Frame 1 (no input): blank canvas, image omitted
Frame 60 (no input): blank canvas, image omitted
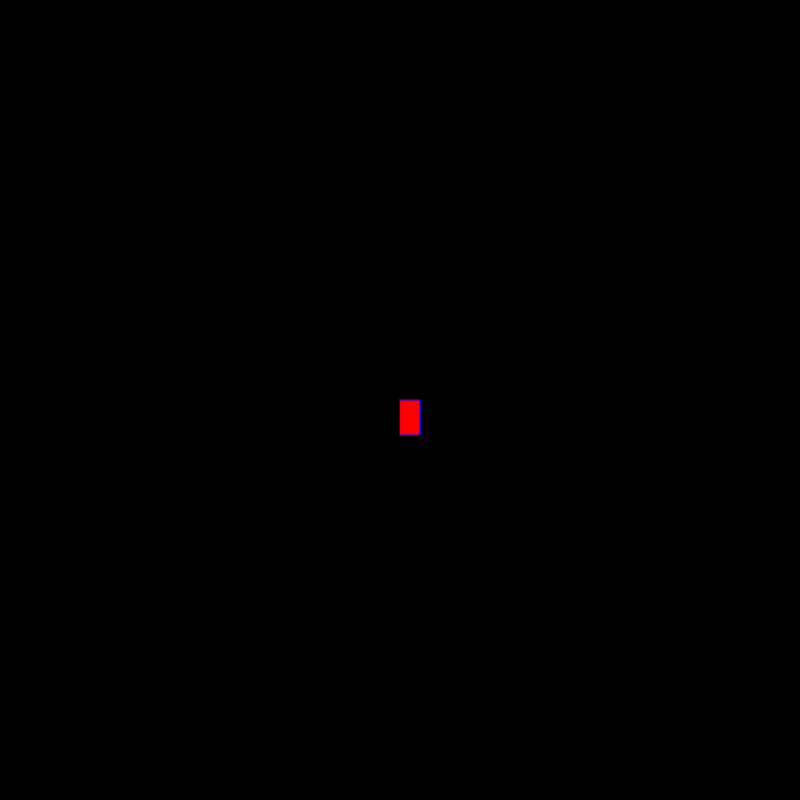
Frame 120 (the mouse pressed at the canvas centre since frame 60)

The p5.js sketch whose frames 1 and 60 were blank and that drew this single picture after the mouse press (run headless with seeded random() and noise() and a simulated clock; from frame 60 on, the mouse is pressed at the canvas centre):

// p5.js sketch
// ── sketch.js
function setup() {
  createCanvas(800, 800
);
  background("black");

}

function draw() {

  stroke("blue")
  fill("red");
  
  //console.log("mouseIsPressed");
  
  if(mouseIsPressed){
    rect(mouseX, mouseY, 20, 35);
  }
}
